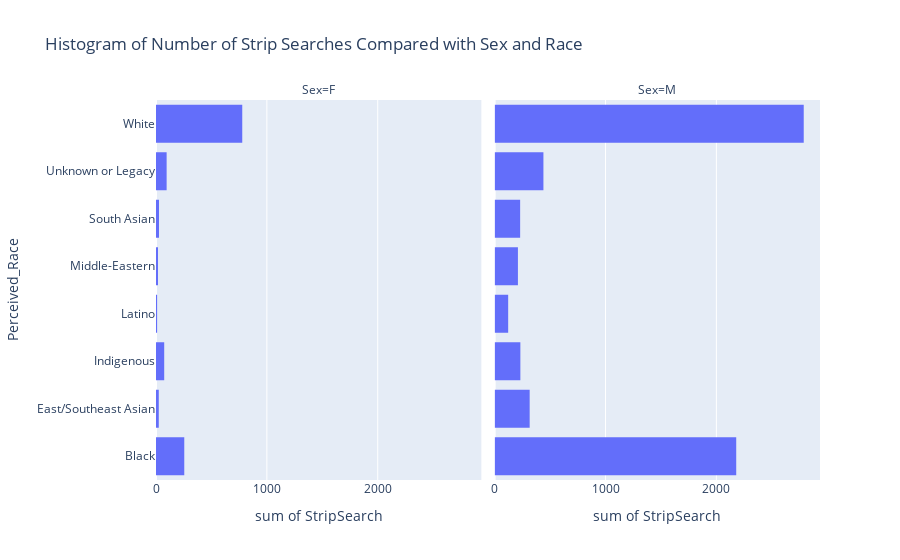

The cell this chart's notebook holds for it:
### Markdown cell above
# Histogram

### Code cell
px.histogram(data_frame = df_1
            , x = 'StripSearch'
            , y = 'Perceived_Race'
            , facet_col = 'Sex'
            , title = "Histogram of Number of Strip Searches Compared with Sex and Race"
            )

### Figure 1 — Plotly figure (JSON) as saved in the notebook; plotly's stock layout.template omitted (floating-point values rounded to 4 significant figures)
{"data": [{"alignmentgroup": "True", "bingroup": "y", "histfunc": "sum", "hovertemplate": "Sex=F<br>sum of StripSearch=%{x}<br>Perceived_Race=%{y}<extra></extra>", "legendgroup": "", "marker": {"color": "#636efa", "pattern": {"shape": ""}}, "name": "", "offsetgroup": "", "orientation": "h", "showlegend": false, "type": "histogram", "x": [255, 25, 74, 10, 18, 27, 96, 778], "xaxis": "x", "y": ["Black", "East/Southeast Asian", "Indigenous", "Latino", "Middle-Eastern", "South Asian", "Unknown or Legacy", "White"], "yaxis": "y"}, {"alignmentgroup": "True", "bingroup": "y", "histfunc": "sum", "hovertemplate": "Sex=M<br>sum of StripSearch=%{x}<br>Perceived_Race=%{y}<extra></extra>", "legendgroup": "", "marker": {"color": "#636efa", "pattern": {"shape": ""}}, "name": "", "offsetgroup": "", "orientation": "h", "showlegend": false, "type": "histogram", "x": [2179, 316, 232, 122, 210, 230, 440, 2788], "xaxis": "x2", "y": ["Black", "East/Southeast Asian", "Indigenous", "Latino", "Middle-Eastern", "South Asian", "Unknown or Legacy", "White"], "yaxis": "y2"}], "layout": {"annotations": [{"font": {}, "showarrow": false, "text": "Sex=F", "x": 0.245, "xanchor": "center", "xref": "paper", "y": 1, "yanchor": "bottom", "yref": "paper"}, {"font": {}, "showarrow": false, "text": "Sex=M", "x": 0.755, "xanchor": "center", "xref": "paper", "y": 1, "yanchor": "bottom", "yref": "paper"}], "barmode": "relative", "legend": {"tracegroupgap": 0}, "title": {"text": "Histogram of Number of Strip Searches Compared with Sex and Race"}, "xaxis": {"anchor": "y", "domain": [0, 0.49], "title": {"text": "sum of StripSearch"}}, "xaxis2": {"anchor": "y2", "domain": [0.51, 1], "matches": "x", "title": {"text": "sum of StripSearch"}}, "yaxis": {"anchor": "x", "domain": [0, 1], "title": {"text": "Perceived_Race"}}, "yaxis2": {"anchor": "x2", "domain": [0, 1], "matches": "y", "showticklabels": false}}}
